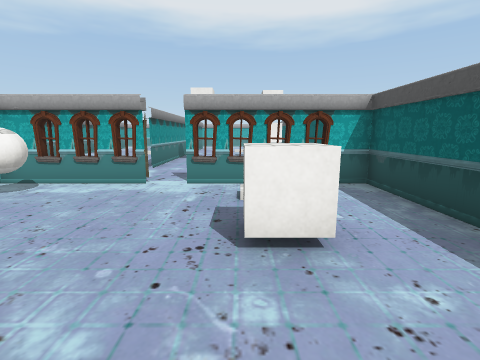
[1] (above)

22 first-person views from a walk through a 3-D level made in the Unity game engine. The camera is 1.3 m above the floor, tilts 10° down and sees 85° across. The floor is counted in squares, 1 m on a side. Each view is taken from the middle of a square. On the plan, view 1 faces up. The plan holds only what a view shows up to about 13 squares ahead; the rest is blank. The place goes on beyond the plan. The player character is not drawn. Some animated figures are left out. Door leaves are left out, so doorways stand open. Some surface patterns are stand-ins.

[2]
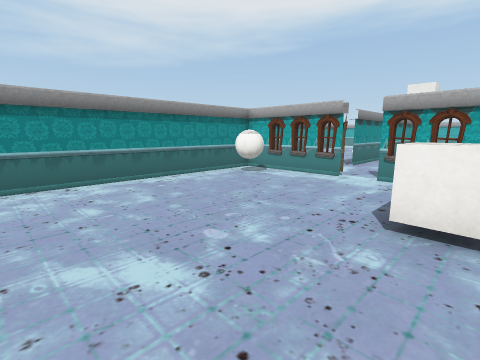

[3]
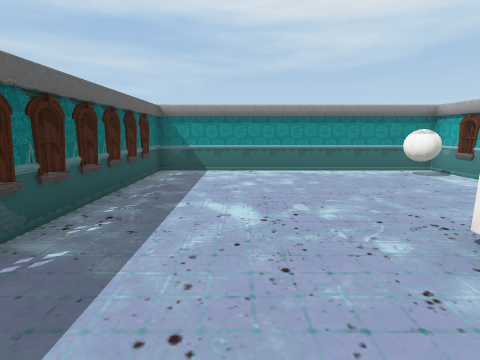

[4]
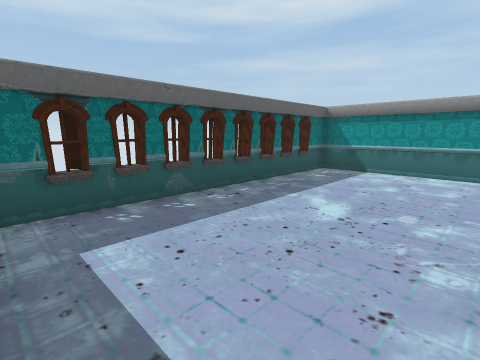

[5]
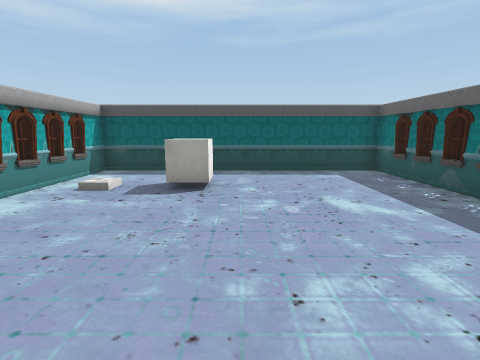

[6]
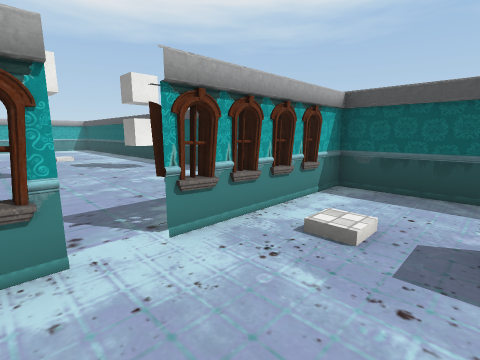

[7]
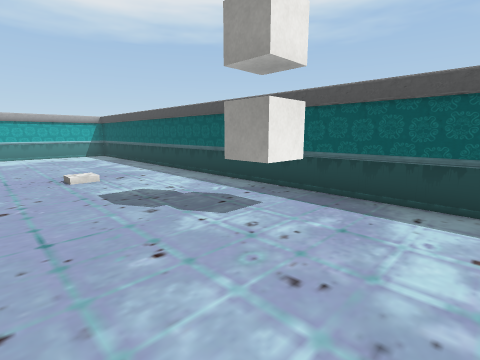

[8]
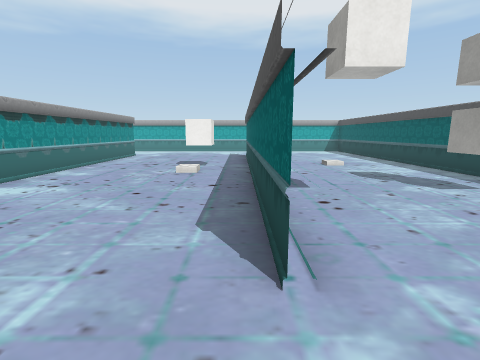

[9]
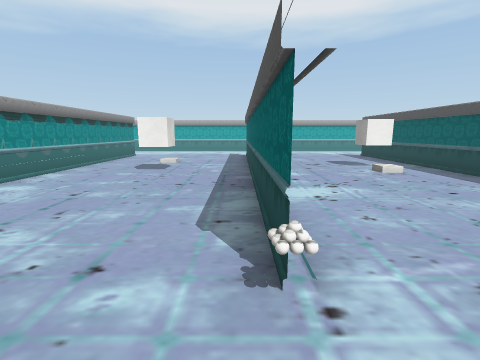

[10]
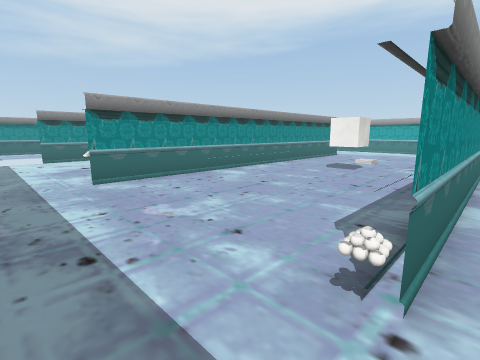

[11]
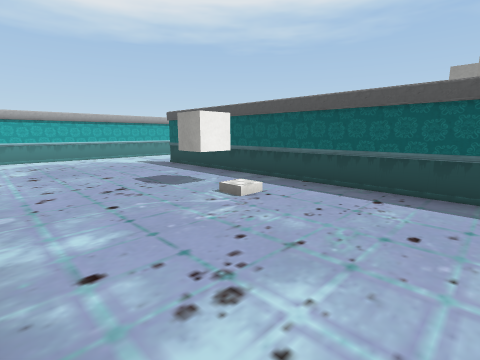

[12]
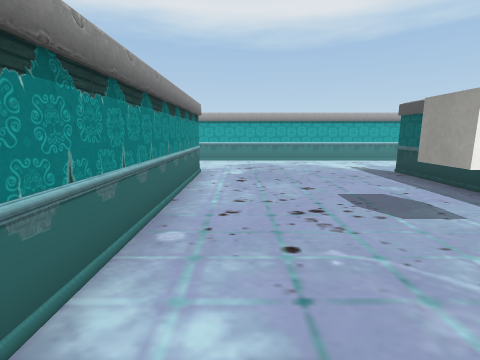

[13]
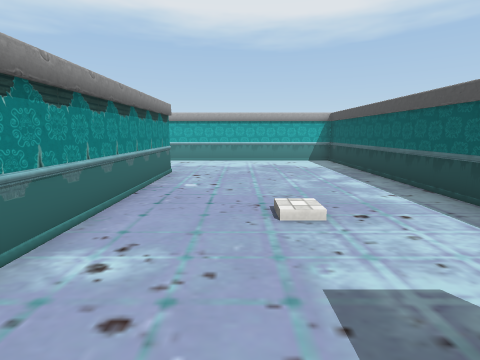

[14]
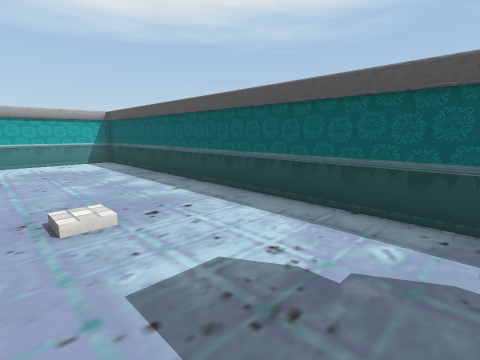

[15]
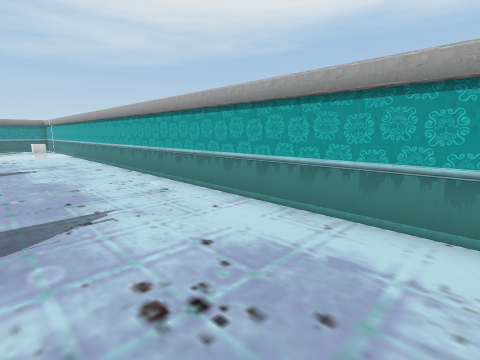

[16]
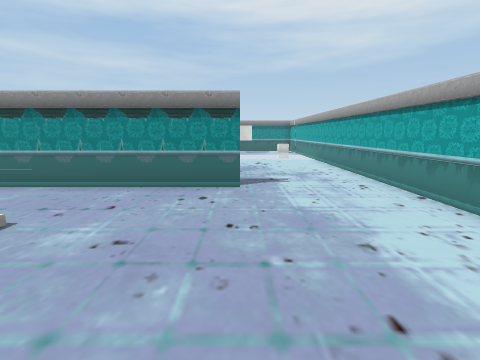

[17]
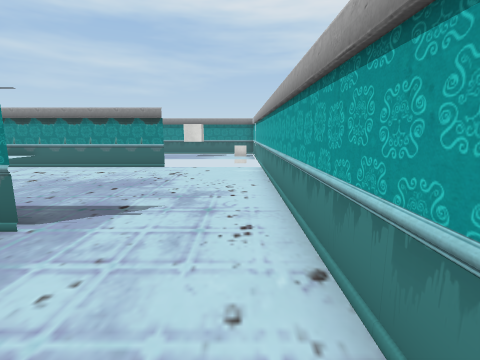

[18]
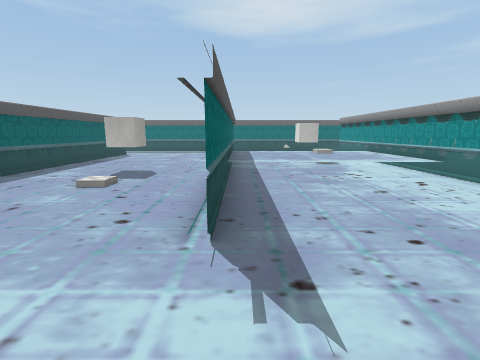

[19]
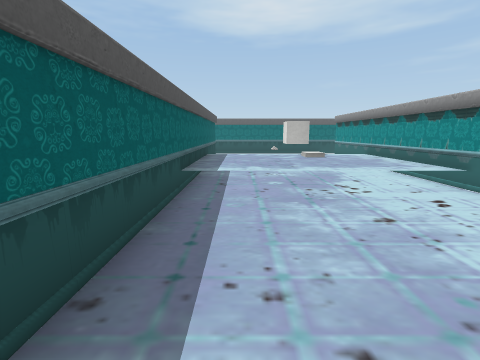

[20]
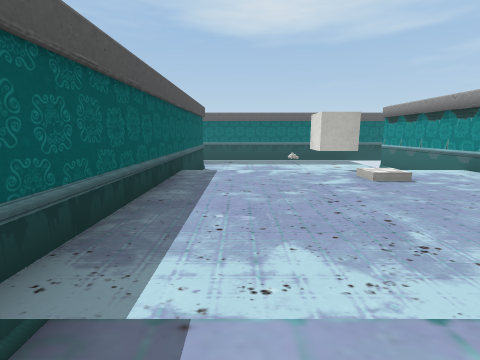

[21]
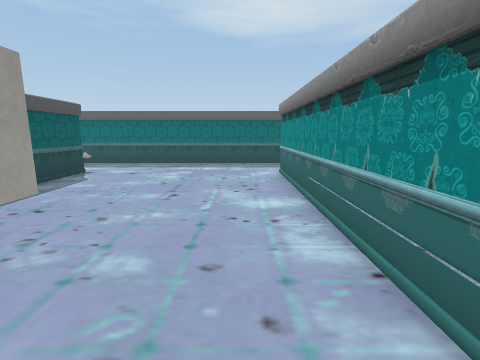

[22]
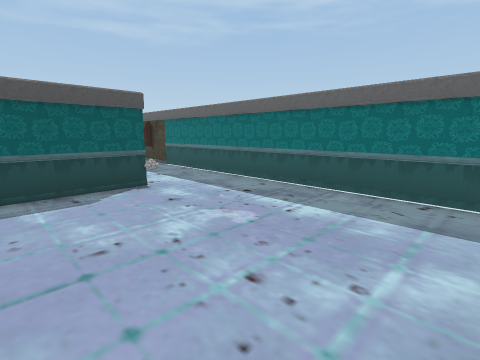

### Floor plan
Key: @ floor where view 1 was taken; # wall or solid block; . main floor; : floor 0.5 m higher than the main floor; / step, stairs or slope; D open door; B ball; L block; C cube; O other object.
Columns run from 25 left of view 1 to 4 right of it. Each row starts with its distance up from view 1.
 28 #############################
 27  ...........................##
 26  ............................#
 25  ............................#
 24  ............................#
 23 #............. ..............#
 22 #............. ..............#
 21 #............................#
 20 #..........L.................#
 19 #///////...........CC....L...#
 18 #:::::::...C.......CC........#
 17 #:::::::...C.......L.........#
 16 #:::::::.....................#
 15 #::L::::.....................#
 14 #:::::::..................CC.#
 13 #  CC   .....................#
 12 #. CC   .....................#
 11 #...O.  .....................#
 10  .............O..  .......
  9  ................. .......
  8  ..................  ....
  7 ###################.###D######
  6                   #.B.......##
  5                   #......L...#
  4                   ##.....CC..#
  3                   ##.....CC..#
  2                   #..........#
  1                   #..........#
  0                   ##.....@...#
 -1                   ##.........#
 -2                    #.........#
 -3                    #########.

Where each view was taken, in squares from view 1:
view 1: 0 up, 0 right, facing up
view 2: 1 down, 1 right, facing up-left
view 3: 0 up, 3 right, facing left
view 4: 2 up, 3 right, facing down-left
view 5: 2 up, 6 left, facing right
view 6: 4 up, 3 left, facing up-right
view 7: 11 up, 2 left, facing up-right
view 8: 8 up, 4 left, facing up
view 9: 8 up, 11 left, facing up
view 10: 8 up, 10 left, facing up-left
view 11: 13 up, 10 left, facing up-right
view 12: 15 up, 9 left, facing up
view 13: 15 up, 1 left, facing up
view 14: 15 up, 1 left, facing up-right
view 15: 24 up, 7 left, facing up-left
view 16: 24 up, 11 left, facing left
view 17: 27 up, 14 left, facing left
view 18: 27 up, 18 left, facing down
view 19: 25 up, 19 left, facing down
view 20: 20 up, 19 left, facing down
view 21: 19 up, 16 left, facing down
view 22: 13 up, 17 left, facing down-right
